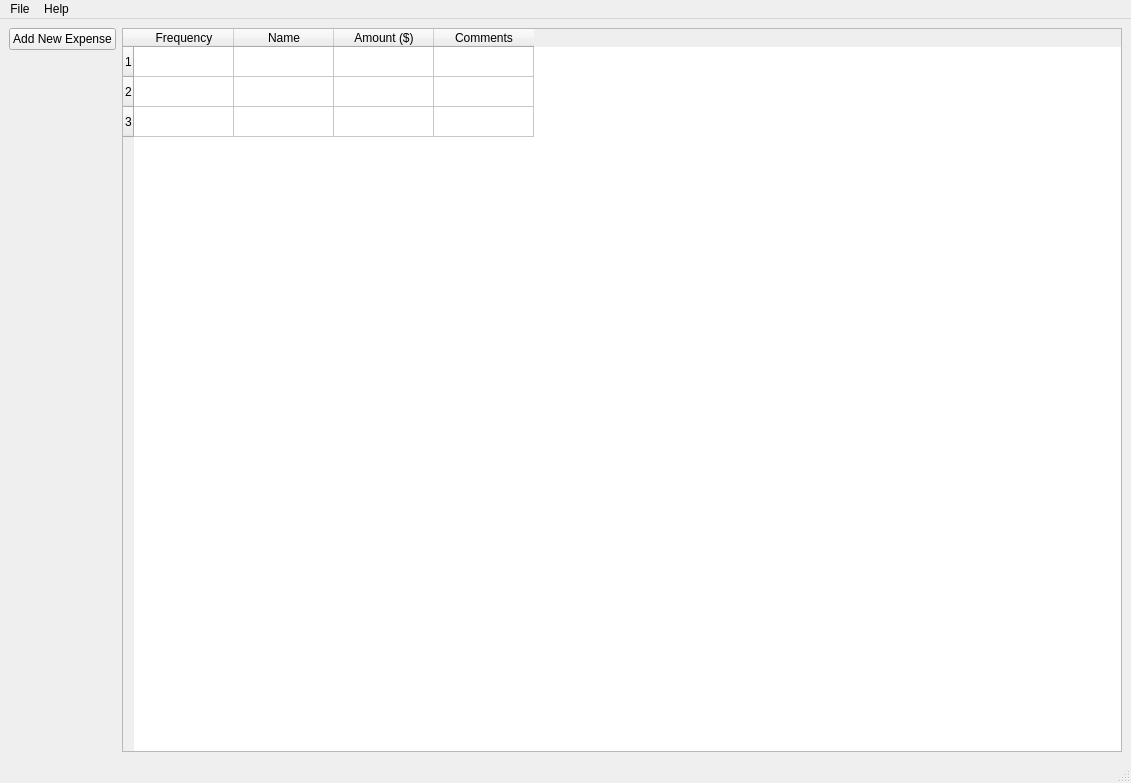
<?xml version="1.0" encoding="UTF-8"?>
<ui version="4.0">
 <class>Pennywise</class>
 <widget class="QMainWindow" name="Pennywise">
  <property name="geometry">
   <rect>
    <x>0</x>
    <y>0</y>
    <width>1131</width>
    <height>783</height>
   </rect>
  </property>
  <property name="windowTitle">
   <string>Pennywise</string>
  </property>
  <widget class="QWidget" name="centralwidget">
   <layout class="QVBoxLayout" name="verticalLayout">
    <item>
     <layout class="QHBoxLayout" name="horizontalLayout">
      <item>
       <layout class="QVBoxLayout" name="verticalLayout_2">
        <property name="rightMargin">
         <number>0</number>
        </property>
        <item>
         <widget class="QPushButton" name="pushButton">
          <property name="text">
           <string>Add New Expense</string>
          </property>
         </widget>
        </item>
        <item>
         <spacer name="verticalSpacer">
          <property name="orientation">
           <enum>Qt::Vertical</enum>
          </property>
          <property name="sizeHint" stdset="0">
           <size>
            <width>20</width>
            <height>40</height>
           </size>
          </property>
         </spacer>
        </item>
       </layout>
      </item>
      <item>
       <widget class="QTableWidget" name="expense_table">
        <row>
         <property name="text">
          <string>1</string>
         </property>
        </row>
        <row>
         <property name="text">
          <string>2</string>
         </property>
        </row>
        <row>
         <property name="text">
          <string>3</string>
         </property>
        </row>
        <column>
         <property name="text">
          <string>Frequency</string>
         </property>
        </column>
        <column>
         <property name="text">
          <string>Name</string>
         </property>
        </column>
        <column>
         <property name="text">
          <string>Amount ($)</string>
         </property>
        </column>
        <column>
         <property name="text">
          <string>Comments</string>
         </property>
        </column>
       </widget>
      </item>
     </layout>
    </item>
   </layout>
  </widget>
  <widget class="QMenuBar" name="menubar">
   <property name="geometry">
    <rect>
     <x>0</x>
     <y>0</y>
     <width>1131</width>
     <height>26</height>
    </rect>
   </property>
   <widget class="QMenu" name="menuFile">
    <property name="title">
     <string>File</string>
    </property>
   </widget>
   <widget class="QMenu" name="menuHelp">
    <property name="title">
     <string>Help</string>
    </property>
   </widget>
   <addaction name="menuFile"/>
   <addaction name="menuHelp"/>
  </widget>
  <widget class="QStatusBar" name="statusbar"/>
 </widget>
 <resources/>
 <connections/>
</ui>
